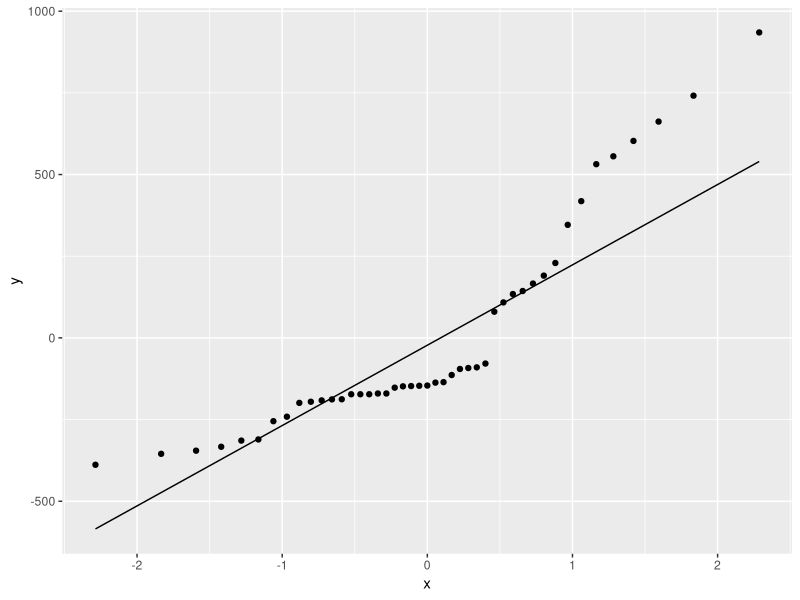
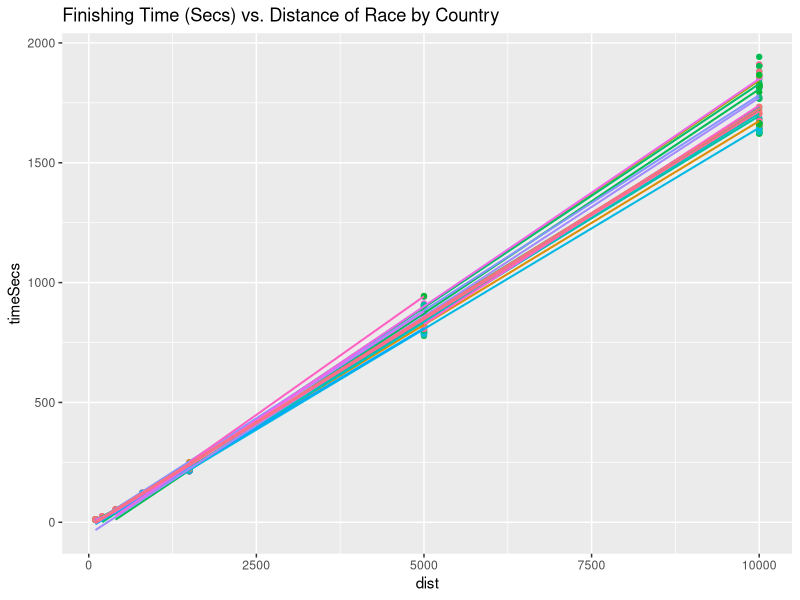
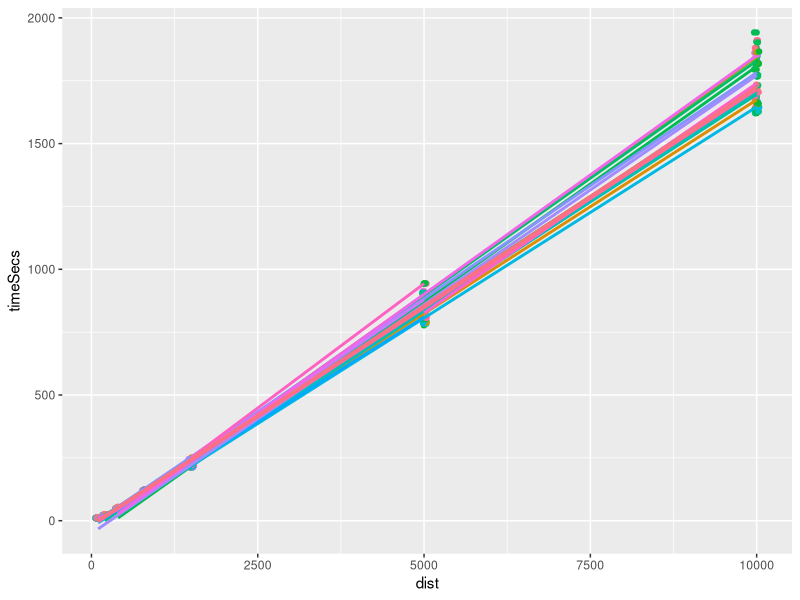
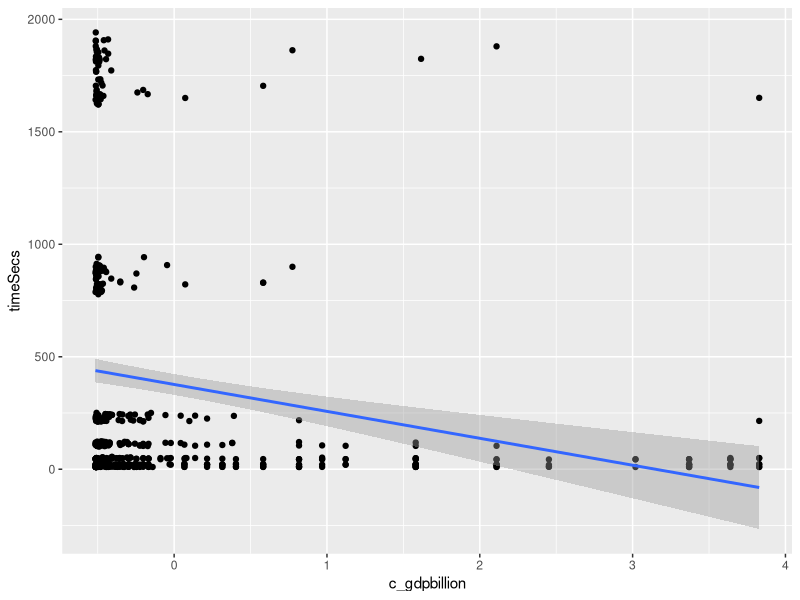

These charts were generated, in order, by the following R code: (Note: this script raises an error after producing the figures.)
## ---- chunk 1
library(nlme)
library(lme4)
library(tidyverse)
library(ggplot2)
## ---- chunk 2
track <- read.csv("track_dist.csv")
## ---- chunk 3
mod1 <- lme(data = track, fixed = timeSecs ~ 1, random = ~1|country2)
mod1
## ---- chunk 4
print(VarCorr(mod1), comp=c("Variance", "Std.Dev."), digits = 2)
## ---- chunk 5
ggplot(ranef(mod1),aes(sample = ranef(mod1)[,1]) ) + stat_qq() + stat_qq_line()
## ---- chunk 6
mod2 <- lme(data = track, fixed = timeSecs ~ dist, random = ~1|country2)
mod2
## ---- chunk 7
print(VarCorr(mod2), comp=c("Variance", "Std.Dev."), digits = 2)
## ---- chunk 8
ggplot(data = track, aes(y = timeSecs, x = dist, col = country2)) + geom_point(show.legend = F) + geom_smooth(method="lm", show.legend = F, se = F, size = .7) + ggtitle("Finishing Time (Secs) vs. Distance of Race by Country")
## ---- chunk 9
mod3 <- lme(data = track, fixed = timeSecs ~ dist, random = ~ dist|country2)
mod3
## ---- chunk 10
print(VarCorr(mod3), comp=c("Variance", "Std.Dev."), digits = 2)
## ---- chunk 11
anova(mod2,mod3)
## ---- chunk 12
ggplot(data = track, aes(x=dist, y = timeSecs, color = country2)) + geom_point(show.legend = F) + geom_jitter(height = .5, show.legend = F) + geom_smooth(method = "lm", se = F, show.legend = F)
## ---- chunk 13
track <- track %>% select(timeSecs, timeMins, name, event, country2, country, medal, city, sex,                               medal, year, dist, age, height, weight, gdp, pop) %>% 
                   mutate(
                      year1896 = year - 1896,
                      dist100 = dist - 100,
                      logpop = log(pop),
                      c_age = scale(age)[,1],
                      c_height = scale(height)[,1],
                      c_weight = scale(weight)[,1],
                      c_gdp = scale(gdp)[,1],
                      c_pop = scale(pop)[,1],
                      c_logpop = scale(logpop)[,1],
                      gdpbillion = gdp/1000000000,
                      c_gdpbillion = scale(gdpbillion)[,1],
                      BMI = weight / (height/100)^2,
                      c_BMI = scale(BMI)[,1],
                      gdp_pop = gdp/pop,
                      c_gdp_pop = scale(gdp_pop)[,1]
               )
## ---- chunk 14
mod4 <- lme(data = track, 
            fixed = timeSecs ~ dist100 + c_height + c_weight + c_height*dist100 + c_weight*dist100 +
                               year1896 + c_age + c_age*year1896 + c_age*dist100 + sex + sex*dist100                                + c_logpop + c_gdp,
            random = ~ dist100|country2)
summary(mod4)
## ---- chunk 15
mod5 <- lme(data = track, 
            fixed = timeSecs ~ dist100 + c_BMI + c_BMI*dist100 +
                               year1896 + c_age + c_age*year1896 + c_age*dist100 + sex + 
                               sex*dist100 + c_gdp_pop,
            random = ~ dist100|country2)
summary(mod5)
## ---- chunk 16
mod6 <- lme(data = track, 
            fixed = timeSecs ~ dist100 + c_BMI + c_BMI*dist100 +
                               year1896 + sex + 
                               sex*dist100 + c_gdp_pop,
            random = ~ dist100|country2)
summary(mod6)
## ---- chunk 17
mod7 <- lme(data = track, 
            fixed = timeSecs ~ dist100 + c_BMI + c_BMI*dist100 +
                               year1896 + sex + 
                               sex*dist100 + c_gdp,
            random = ~ dist100|country2)
summary(mod7)
## ---- chunk 18
mod8 <- lme(data = track, 
            fixed = timeSecs ~ dist100 + c_BMI + c_BMI*dist100 +
                               year1896 + sex + 
                               sex*dist100 + c_gdpbillion,
            random = ~ dist100|country2)
summary(mod8)
## ---- chunk 19
 ggplot(data = track, aes(x=c_gdpbillion, y=timeSecs)) + geom_point() + stat_smooth(method = "lm")
## ---- chunk 20
 ggplot(data = track, aes(x=c_gdpbillion, y=timeSecs)) + geom_point() + stat_smooth(method = "lm") + facet_wrap(aes(dist100), scales = "free")
## ---- chunk 21
mod9 <- lme(data = track, 
            fixed = timeSecs ~ dist100 + c_BMI + c_BMI*dist100 +
                               year1896 + sex + 
                               sex*dist100 + c_gdpbillion + c_gdpbillion*dist100,
            random = ~ dist100|country2)
summary(mod9)
## ---- chunk 22
lmer(data = track, timeSecs ~ dist100 + c_BMI + c_BMI*dist100 + year1896 + sex + sex*dist100 + c_gdpbillion + dist100*c_gdpbillion + (dist100|country2))
## ---- chunk 23
track <-  track %>% mutate(
                  logdist = log(dist),
                  logdist100 = logdist - log(100),
                  logtimeSecs = log(timeSecs),
                  logtimeMins = log(timeMins),
                  logBMI = log(BMI),
                  c_logBMI = scale(logBMI)[,1],
                  loggdpbillion = log(gdpbillion),
                  c_loggdpbillion = scale(loggdpbillion)[,1]
                  ) 

## ---- chunk 24
lmer(data = track, timeSecs ~ logdist100 + c_BMI + c_BMI*logdist100 + year1896 + sex + sex*logdist100 + c_gdpbillion + c_gdpbillion*logdist100+ (logdist100|country2))
## ---- chunk 25
mod10 <- lme(data = track, 
            fixed = timeSecs ~ logdist100 + c_BMI + c_BMI*logdist100 +
                               year1896 + sex + 
                               sex*logdist100 + c_gdpbillion + c_gdpbillion*logdist100,
            random = ~ logdist100|country2)
summary(mod10)
## ---- chunk 26
AIC(mod9); AIC(mod10)
## ---- chunk 27
mod11 <- lme(data = track, 
            fixed = logtimeSecs ~ logdist100 + c_BMI + c_BMI*logdist100 +
                               year1896 + sex + 
                               sex*logdist100 + c_gdpbillion + c_gdpbillion*logdist100,
            random = ~ logdist100|country2)
summary(mod11)
## ---- chunk 28
AIC(mod9); AIC(mod11)
